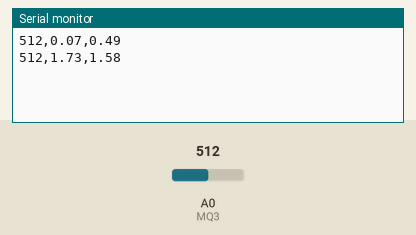
A sketch run on a simulated Arduino Uno, built with avr-gcc and run on an emulated ATmega328P. Parts: the last lines printed to the serial monitor. Inputs (shaded band) come from the test bench; at power-on: A0 (MQ3) = 512. Random numbers use the default seed unless the sketch sets one.

Above: at 1.8 s.
1.9 s: A0 (MQ3) set to 716
At 2.8 s:
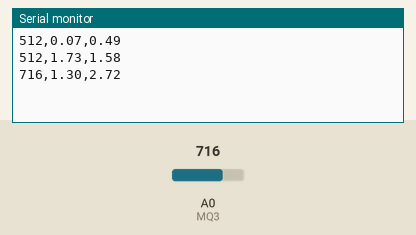
3.4 s: A0 (MQ3) set to 900
At 4.8 s:
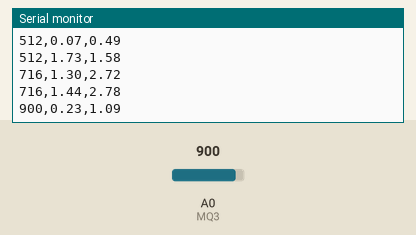
Timing chart, 0 to 6.4 s (numbered marks = the images above; inputs shaded):
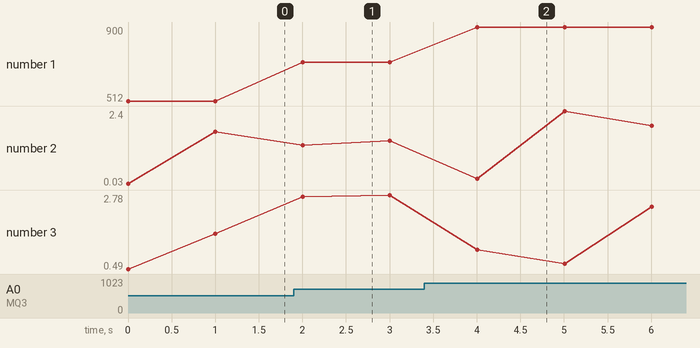

Measured:
- after the input at 1.9 s, the serial monitor: prints a new line after 0.10 s (image 1)
- after the input at 3.4 s, the serial monitor: prints a new line after 0.61 s (image 2)
- plotted number 1: 512 → 716 after the input at 1.9 s, 716 → 900 after the input at 3.4 s

The sketch:

accident_detection.ino
```cpp
#define MQ3 A0

void setup()
{
  Serial.begin(9600);
}

void loop()
{
  int gas = analogRead(MQ3);

  float x = random(0,300)/100.0;
  float y = random(0,300)/100.0;

  Serial.print(gas);
  Serial.print(",");
  Serial.print(x);
  Serial.print(",");
  Serial.println(y);

  delay(1000);
}
```
